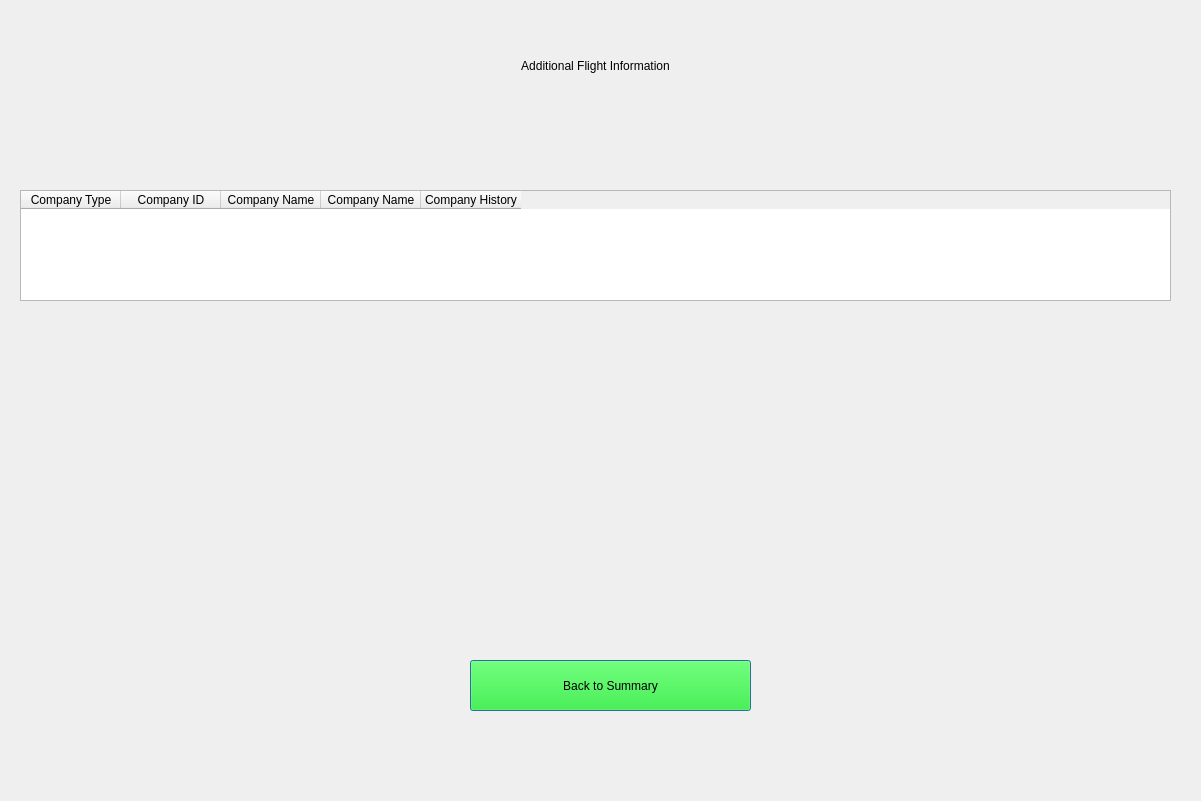
<?xml version="1.0" encoding="UTF-8"?>
<ui version="4.0">
 <class>Dialog</class>
 <widget class="QDialog" name="Dialog">
  <property name="geometry">
   <rect>
    <x>0</x>
    <y>0</y>
    <width>1201</width>
    <height>801</height>
   </rect>
  </property>
  <property name="windowTitle">
   <string>Dialog</string>
  </property>
  <widget class="QLabel" name="HeaderLabel">
   <property name="geometry">
    <rect>
     <x>210</x>
     <y>30</y>
     <width>771</width>
     <height>71</height>
    </rect>
   </property>
   <property name="styleSheet">
    <string notr="true">
font: 36pt &quot;MS Shell Dlg 2&quot;;</string>
   </property>
   <property name="text">
    <string>Additional Flight Information</string>
   </property>
   <property name="alignment">
    <set>Qt::AlignCenter</set>
   </property>
  </widget>
  <widget class="QTableWidget" name="Flight_Info_TableWidget">
   <property name="geometry">
    <rect>
     <x>20</x>
     <y>190</y>
     <width>1151</width>
     <height>111</height>
    </rect>
   </property>
   <column>
    <property name="text">
     <string>Company Type</string>
    </property>
   </column>
   <column>
    <property name="text">
     <string>Company ID</string>
    </property>
   </column>
   <column>
    <property name="text">
     <string>Company Name</string>
    </property>
   </column>
   <column>
    <property name="text">
     <string>Company Name</string>
    </property>
   </column>
   <column>
    <property name="text">
     <string>Company History</string>
    </property>
   </column>
  </widget>
  <widget class="QPushButton" name="Back_To_Summary_Button">
   <property name="geometry">
    <rect>
     <x>470</x>
     <y>660</y>
     <width>281</width>
     <height>51</height>
    </rect>
   </property>
   <property name="styleSheet">
    <string notr="true">font: 16pt &quot;MS Shell Dlg 2&quot;;
background-color: rgb(0, 255, 0);
</string>
   </property>
   <property name="text">
    <string>Back to Summary</string>
   </property>
  </widget>
 </widget>
 <resources/>
 <connections/>
</ui>
